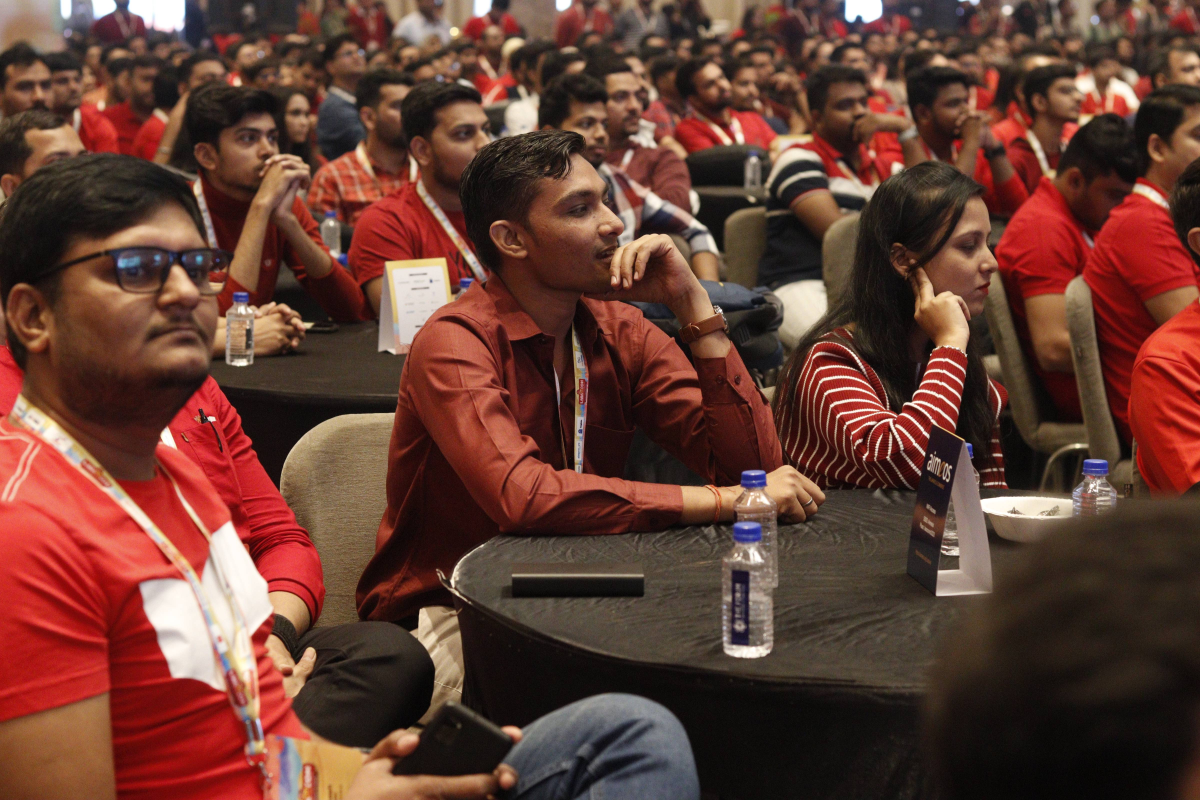
#> input picture FaceDetection/image.jpg, 4800 x 3200 px, found by its file name (shown at 1/4 size)
$ python main.py
#> lines starting #> are read from the running program, lines starting #| are printed output that depends on the picture
import cv2

#Loading The Cascade File
face_cascade = cv2.CascadeClassifier('FaceDetection/haarcascade_frontalface_default.xml')

#Reading the Input Image
# image= cv2.imread('1.jpg')
#image= cv2.imread('FaceDetection/1.png')
image= cv2.imread('FaceDetection/image.jpg')
#> image is the input picture: shape (3200, 4800, 3); mean B, G, R 50.5, 60.9, 100.6

if image is None:
    print('Wrong path:', path)
else:
    #Resizing the Image
    img = cv2.resize(image,None,fx=0.3,fy=0.3)

#Converting the image into grayscale image
imgGray = cv2.cvtColor(img, cv2.COLOR_BGR2GRAY)
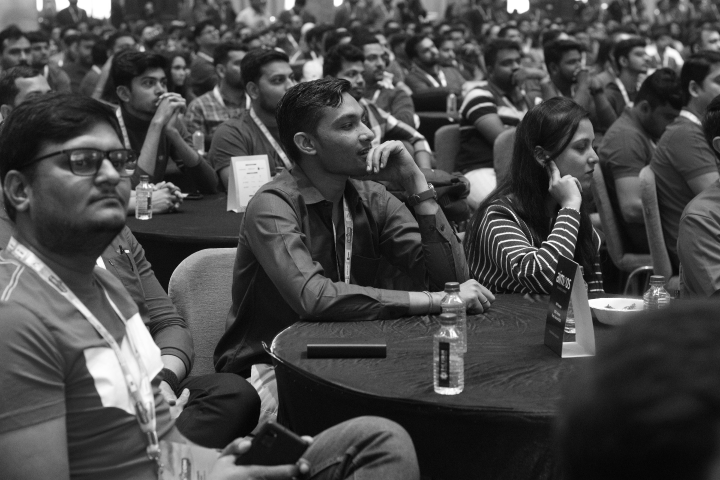
#> imgGray: shape (960, 1440) (shown at 1/2 size); min 1, max 255, mean 71.5

#Detecting The Faces
faces = face_cascade.detectMultiScale(imgGray, 1.2, 5)
#> faces = [[7, 76, 73, 73], [334, 117, 53, 53], [722, 88, 72, 72], [96, 240, 217, 217]]

#Pointing The Faces
for (x,y,w,h) in faces:
	cv2.rectangle(img, (x,y), (x+w, y+h), (255,0,0),2)
#> this loop made 4 passes
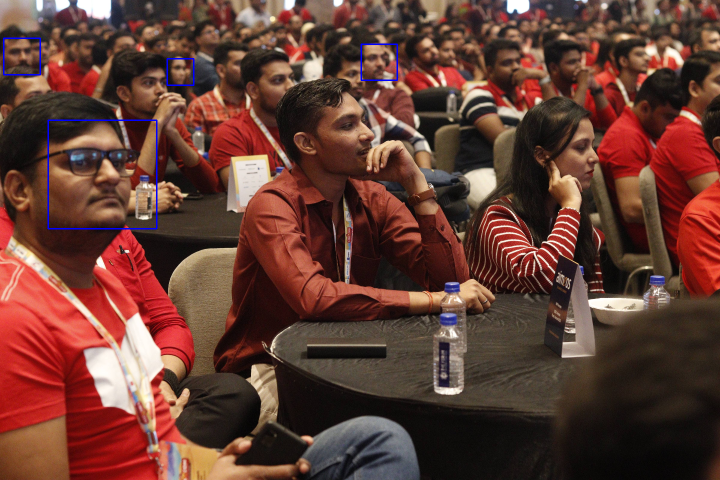
#> img: shape (960, 1440, 3) (shown at 1/2 size); mean B, G, R 51.2, 60.6, 100.3

#Displaying The Output Image
cv2.imshow('img', img)
cv2.waitKey()
